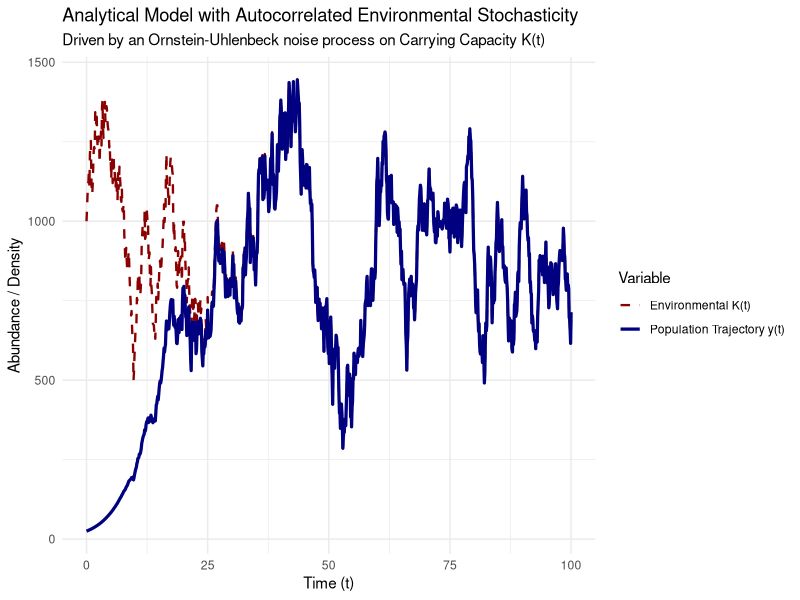
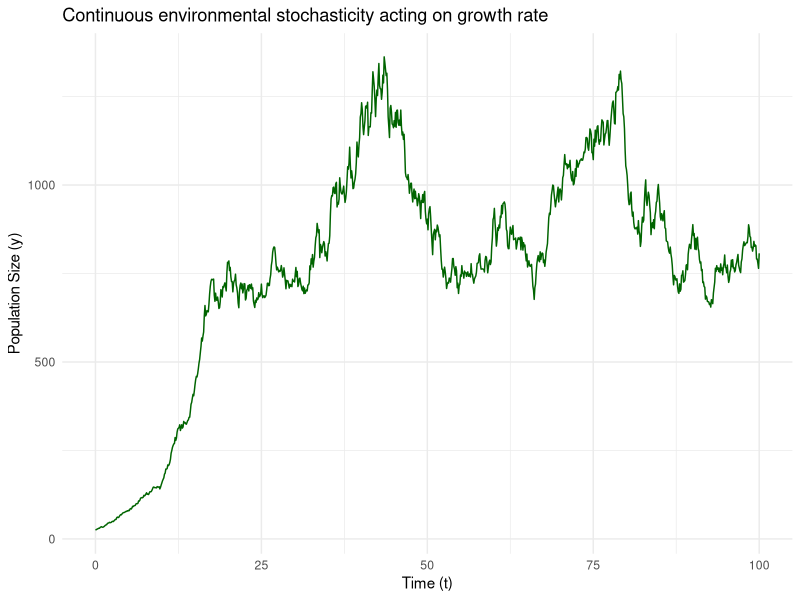

The R script that drew these images, in order:
# Load required libraries
library(ggplot2)

# Set seed for reproducibility
set.seed(1899)

# Define simulation time grid
t_max <- 100
dt <- 0.1
time <- seq(0, t_max, by = dt)
n_steps <- length(time)

# --- Model Parameters ---
K0    <- 1000   # Baseline mean carrying capacity
A     <- 0.3    # Amplitude of macro-seasonal cycle
omega <- 0.2    # Frequency of macro-seasons
N0    <- 25     # Initial population size
r     <- 0.25   # Intrinsic growth rate

# --- Ornstein-Uhlenbeck (OU) Red Noise Parameters ---
theta <- 0.15   # Mean reversion rate (environmental memory)
sigma <- 0.15   # Environmental volatility (noise amplitude)

# Simulate OU stochastic process for environmental noise epsilon(t)
epsilon <- numeric(n_steps)
epsilon[1] <- 0

for (i in 2:n_steps) {
  dW <- rnorm(1, mean = 0, sd = sqrt(dt))
  epsilon[i] <- epsilon[i-1] - theta * epsilon[i-1] * dt + sigma * dW
}

# Construct Stochastic Carrying Capacity K(t)
# K(t) = K0 * (1 + A*sin(omega*t) + epsilon(t))
K_t <- K0 * (1 + A * sin(omega * time) + epsilon)
K_t <- pmax(K_t, 1) # Floor to prevent non-positive K

# --- Evaluate Analytical Trajectory ---
# y(t) = K(t) / (1 + ((K(t) - N0) / N0) * exp(-r * t))
y_analytical <- numeric(n_steps)
y_analytical[1] <- N0

for (i in 2:n_steps) {
  t_i <- time[i]
  K_i <- K_t[i]
  y_analytical[i] <- K_i / (1 + ((K_i - N0) / N0) * exp(-r * t_i))
}

# Data frame for visualization
df_eval <- data.frame(
  Time = time,
  Population = y_analytical,
  CarryingCapacity = K_t
)

# Plot Trajectory
ggplot(df_eval, aes(x = Time)) +
  geom_line(aes(y = CarryingCapacity, color = "Environmental K(t)"), linetype = "dashed", size = 0.8) +
  geom_line(aes(y = Population, color = "Population Trajectory y(t)"), size = 1.1) +
  scale_color_manual(values = c("Environmental K(t)" = "darkred", "Population Trajectory y(t)" = "navy")) +
  labs(
    title = "Analytical Model with Autocorrelated Environmental Stochasticity",
    subtitle = "Driven by an Ornstein-Uhlenbeck noise process on Carrying Capacity K(t)",
    x = "Time (t)",
    y = "Abundance / Density",
    color = "Variable"
  ) +
  theme_minimal()
#Framework 2: Numerical Integration of Itô Stochastic Differential Equation (SDE)If the intention is to allow environmental noise to perturb growth directly at every instantaneous step rather than updating an integrated curve parameter, numerical solution via Euler-Maruyama integration solves:$$dy_t = r y_t \left(1 - \frac{y_t}{K_0(1 + A \sin(\omega t))}\right) dt + \sigma_{env} y_t dW_t$$R# SDE Simulation via Euler-Maruyama Method
set.seed(1899)

sigma_env <- 0.08 # Environmental volatility parameter

y_sde <- numeric(n_steps)
y_sde[1] <- N0

for (i in 1:(n_steps - 1)) {
  t_i <- time[i]
  y_i <- y_sde[i]
  
  # Time-varying baseline K
  K_base <- K0 * (1 + A * sin(omega * t_i))
  
  # Drift term: f(y, t) = r * y * (1 - y / K(t))
  drift <- r * y_i * (1 - (y_i / K_base))
  
  # Diffusion term: g(y, t) = sigma_env * y
  diffusion <- sigma_env * y_i
  
  # Wiener increment
  dW <- rnorm(1, mean = 0, sd = sqrt(dt))
  
  # Euler-Maruyama update
  y_next <- y_i + drift * dt + diffusion * dW
  y_sde[i + 1] <- max(y_next, 0) # Non-negativity boundary condition
}

df_sde <- data.frame(Time = time, Population = y_sde)

ggplot(df_sde, aes(x = Time, y = Population)) +
  geom_line(color = "darkgreen", size = 0.5) +
  labs(
    title = "Continuous environmental stochasticity acting on growth rate",
    x = "Time (t)",
    y = "Population Size (y)"
  ) +
  theme_minimal()
